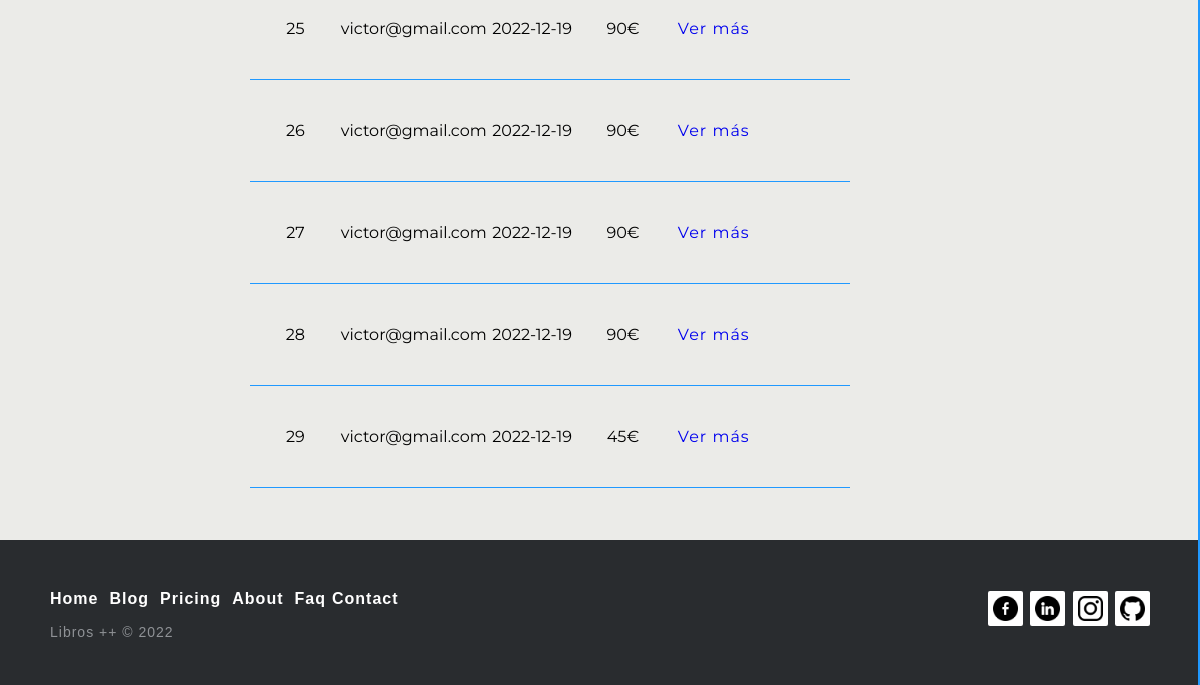
The page /index.php?controller=Cliente&action=listarPedido (signed in, lower part) on the database as committed earlier.
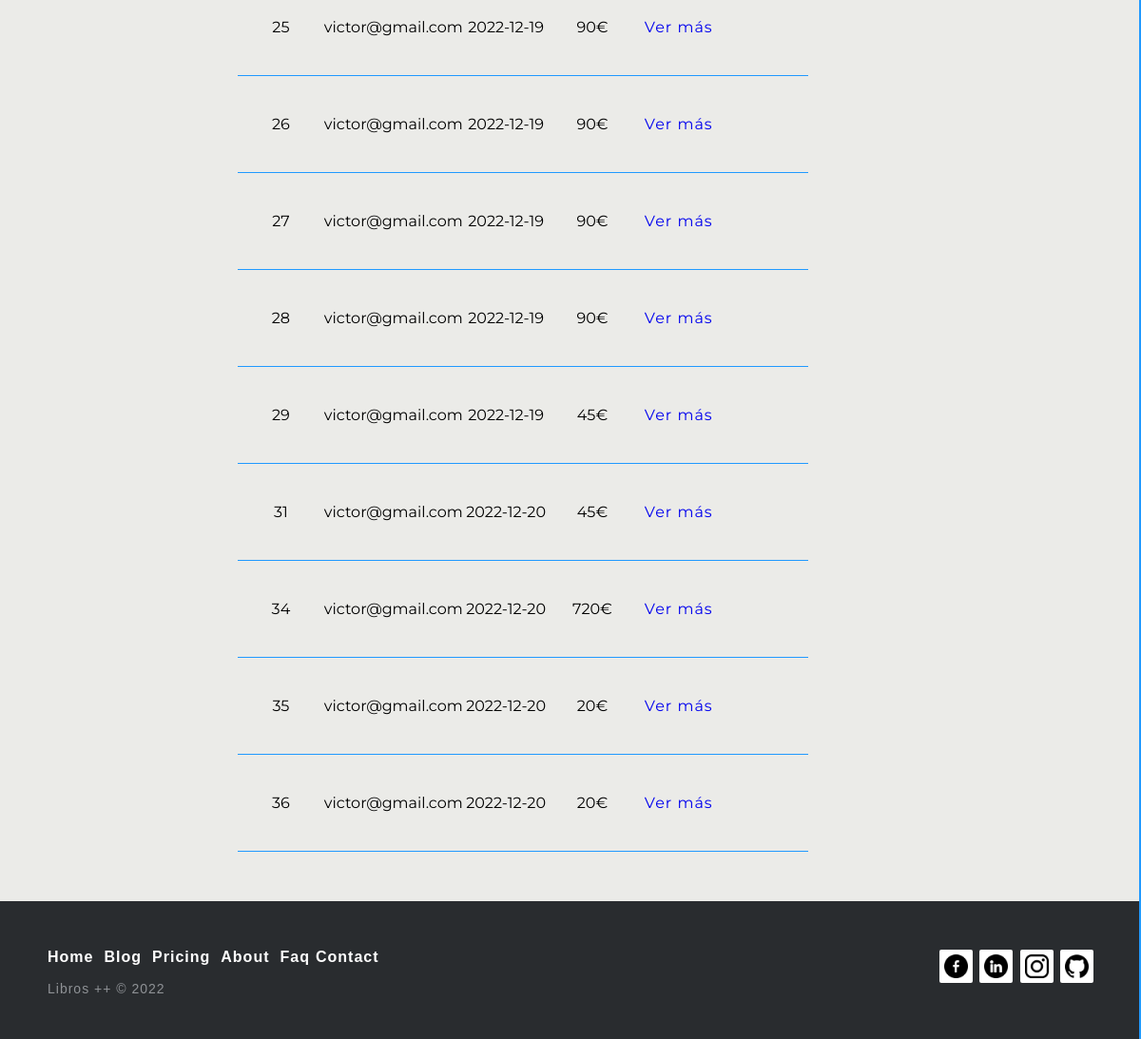
The same page on the database as committed later.
### tables this page shows
CREATE TABLE `pedido` (
  `idPedido` int(11) NOT NULL,
  `correoCliente` varchar(30) NOT NULL,
  `fechaPeticion` date NOT NULL,
  `estado` tinyint(1) NOT NULL DEFAULT 0,
  `importeTotal` float(6,2) NOT NULL DEFAULT 0.00
);

### models/database.php (called while the page is built, shortened)
<?php
class Database{
    public function __construct(){
        $servername = "localhost";
        $dbname= "tiendaonline";
        $username = "root";
        $password = "";
		$this->db = new PDO("mysql:host=$servername;dbname=$dbname",$username, $password);
    }
}

### models/pedido.php (called while the page is built, shortened)
<?php
    require_once("database.php");
    class Pedido extends Database{
           public function listarPedido($nomUsuario){
                $sql = "SELECT * FROM pedido WHERE correoCliente = '$nomUsuario'";
                $rows = $this->db->query($sql);
                return $rows->fetchAll(PDO::FETCH_CLASS);
        }
}

### views/cliente/listaPedido.php (the view, shortened to what this page needs)
<?php
    echo "<div class='containerCarrito'>";
    echo "<div class='containerProductos'>";
    foreach ($listadoPedido as $clave => $valor){
        echo "<div class='productoCarrito'>";
            echo "<div class='div1Carrito'>".$valor->idPedido."</div>";
            echo "<div class='div2Carrito'>".$valor->correoCliente."</div>";
            echo "<div class='div3Carrito'>".$valor->fechaPeticion."</div>";
            echo "<div class='div4Carrito'>".$valor->importeTotal."€"."</div>";
            echo "<div class='div5Carrito'><p><a href='index.php?controller=Cliente&action=opiniones&idPedido=".$valor->idPedido."'>Ver más</a></p></div>";
        echo "</div>";
    }
    echo "</div>";
    echo "</div>";
?>

Rows that differ between the two databases and show on the page:
added pedido: idPedido "31", correoCliente "victor@gmail.com", fechaPeticion "2022-12-20", importeTotal "45"
added pedido: idPedido "34", correoCliente "victor@gmail.com", fechaPeticion "2022-12-20", importeTotal "720"
added pedido: idPedido "35", correoCliente "victor@gmail.com", fechaPeticion "2022-12-20", importeTotal "20"
added pedido: idPedido "36", correoCliente "victor@gmail.com", fechaPeticion "2022-12-20", importeTotal "20"
